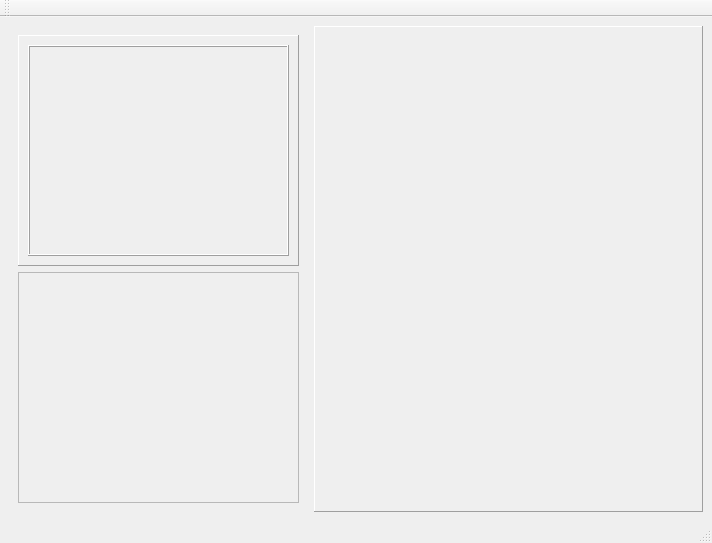
<?xml version="1.0" encoding="UTF-8"?>
<ui version="4.0">
 <class>MainWindow</class>
 <widget class="QMainWindow" name="MainWindow">
  <property name="geometry">
   <rect>
    <x>0</x>
    <y>0</y>
    <width>712</width>
    <height>543</height>
   </rect>
  </property>
  <property name="windowTitle">
   <string>MainWindow</string>
  </property>
  <property name="windowIcon">
   <iconset resource="../../QtLib/QtLib/Resources/resources.qrc">
    <normaloff>:/icon/png_128/fileprint.png</normaloff>:/icon/png_128/fileprint.png</iconset>
  </property>
  <property name="windowName" stdset="0">
   <string>PrintWindow</string>
  </property>
  <widget class="QWidget" name="centralWidget">
   <layout class="QVBoxLayout" name="verticalLayout_2">
    <item>
     <layout class="QHBoxLayout" name="horizontalLayout">
      <item>
       <widget class="QWidget" name="widget" native="true">
        <property name="sizePolicy">
         <sizepolicy hsizetype="Preferred" vsizetype="Preferred">
          <horstretch>10</horstretch>
          <verstretch>10</verstretch>
         </sizepolicy>
        </property>
        <layout class="QVBoxLayout" name="verticalLayout">
         <item>
          <widget class="DStackedWidget" name="stackedWidget">
           <property name="sizePolicy">
            <sizepolicy hsizetype="Preferred" vsizetype="Preferred">
             <horstretch>50</horstretch>
             <verstretch>10</verstretch>
            </sizepolicy>
           </property>
           <property name="styleSheet">
            <string notr="true"/>
           </property>
           <property name="frameShape">
            <enum>QFrame::Panel</enum>
           </property>
           <property name="frameShadow">
            <enum>QFrame::Raised</enum>
           </property>
           <property name="currentIndex">
            <number>0</number>
           </property>
           <widget class="QWidget" name="picturePage">
            <layout class="QGridLayout" name="gridLayout_4">
             <item row="0" column="0">
              <widget class="DLabelPic" name="mainPic">
               <property name="sizePolicy">
                <sizepolicy hsizetype="Ignored" vsizetype="Ignored">
                 <horstretch>0</horstretch>
                 <verstretch>0</verstretch>
                </sizepolicy>
               </property>
               <property name="frameShape">
                <enum>QFrame::Box</enum>
               </property>
               <property name="frameShadow">
                <enum>QFrame::Raised</enum>
               </property>
               <property name="lineWidth">
                <number>1</number>
               </property>
               <property name="text">
                <string/>
               </property>
               <property name="scaledContents">
                <bool>true</bool>
               </property>
              </widget>
             </item>
            </layout>
           </widget>
           <widget class="DLogger" name="logger"/>
           <widget class="QWidget" name="testingPage">
            <layout class="QGridLayout" name="gridLayout_3">
             <item row="0" column="0">
              <widget class="QLabel" name="label">
               <property name="text">
                <string>testingPage</string>
               </property>
              </widget>
             </item>
            </layout>
           </widget>
           <widget class="QWidget" name="mediaPage">
            <layout class="QVBoxLayout" name="verticalLayout_4"/>
           </widget>
           <widget class="QWidget" name="blackPage">
            <property name="styleSheet">
             <string notr="true">background-color: rgb(0, 0, 0);</string>
            </property>
           </widget>
          </widget>
         </item>
         <item>
          <widget class="QFrame" name="frame_2">
           <property name="sizePolicy">
            <sizepolicy hsizetype="Preferred" vsizetype="Preferred">
             <horstretch>0</horstretch>
             <verstretch>10</verstretch>
            </sizepolicy>
           </property>
           <property name="minimumSize">
            <size>
             <width>175</width>
             <height>0</height>
            </size>
           </property>
           <property name="styleSheet">
            <string notr="true"/>
           </property>
           <property name="frameShape">
            <enum>QFrame::StyledPanel</enum>
           </property>
           <property name="frameShadow">
            <enum>QFrame::Raised</enum>
           </property>
          </widget>
         </item>
        </layout>
       </widget>
      </item>
      <item>
       <widget class="Ticket" name="ticket">
        <property name="sizePolicy">
         <sizepolicy hsizetype="Preferred" vsizetype="Preferred">
          <horstretch>13</horstretch>
          <verstretch>10</verstretch>
         </sizepolicy>
        </property>
        <property name="frameShape">
         <enum>QFrame::Panel</enum>
        </property>
        <property name="frameShadow">
         <enum>QFrame::Raised</enum>
        </property>
       </widget>
      </item>
     </layout>
    </item>
   </layout>
  </widget>
  <widget class="QMenuBar" name="menuBar">
   <property name="geometry">
    <rect>
     <x>0</x>
     <y>0</y>
     <width>712</width>
     <height>20</height>
    </rect>
   </property>
  </widget>
  <widget class="StatusBar" name="statusBar"/>
  <widget class="QToolBar" name="toolBar">
   <property name="windowTitle">
    <string>toolBar</string>
   </property>
   <attribute name="toolBarArea">
    <enum>TopToolBarArea</enum>
   </attribute>
   <attribute name="toolBarBreak">
    <bool>false</bool>
   </attribute>
  </widget>
 </widget>
 <customwidgets>
  <customwidget>
   <class>DLogger</class>
   <extends>QWidget</extends>
   <header>Inc/Logger</header>
   <container>1</container>
  </customwidget>
  <customwidget>
   <class>DStackedWidget</class>
   <extends>QStackedWidget</extends>
   <header>Inc/StackedWidget</header>
   <container>1</container>
  </customwidget>
  <customwidget>
   <class>DLabelPic</class>
   <extends>QLabel</extends>
   <header>Inc/Label</header>
  </customwidget>
  <customwidget>
   <class>StatusBar</class>
   <extends>QStatusBar</extends>
   <header>statusbar.h</header>
  </customwidget>
  <customwidget>
   <class>Ticket</class>
   <extends>QFrame</extends>
   <header>ticket.h</header>
   <container>1</container>
  </customwidget>
 </customwidgets>
 <resources>
  <include location="../../QtLib/QtLib/Resources/resources.qrc"/>
  <include location="../../QtLib/QtLib/Resources/resources.qrc"/>
  <include location="../../QtLib/QtLib/Resources/resources.qrc"/>
 </resources>
 <connections/>
</ui>
